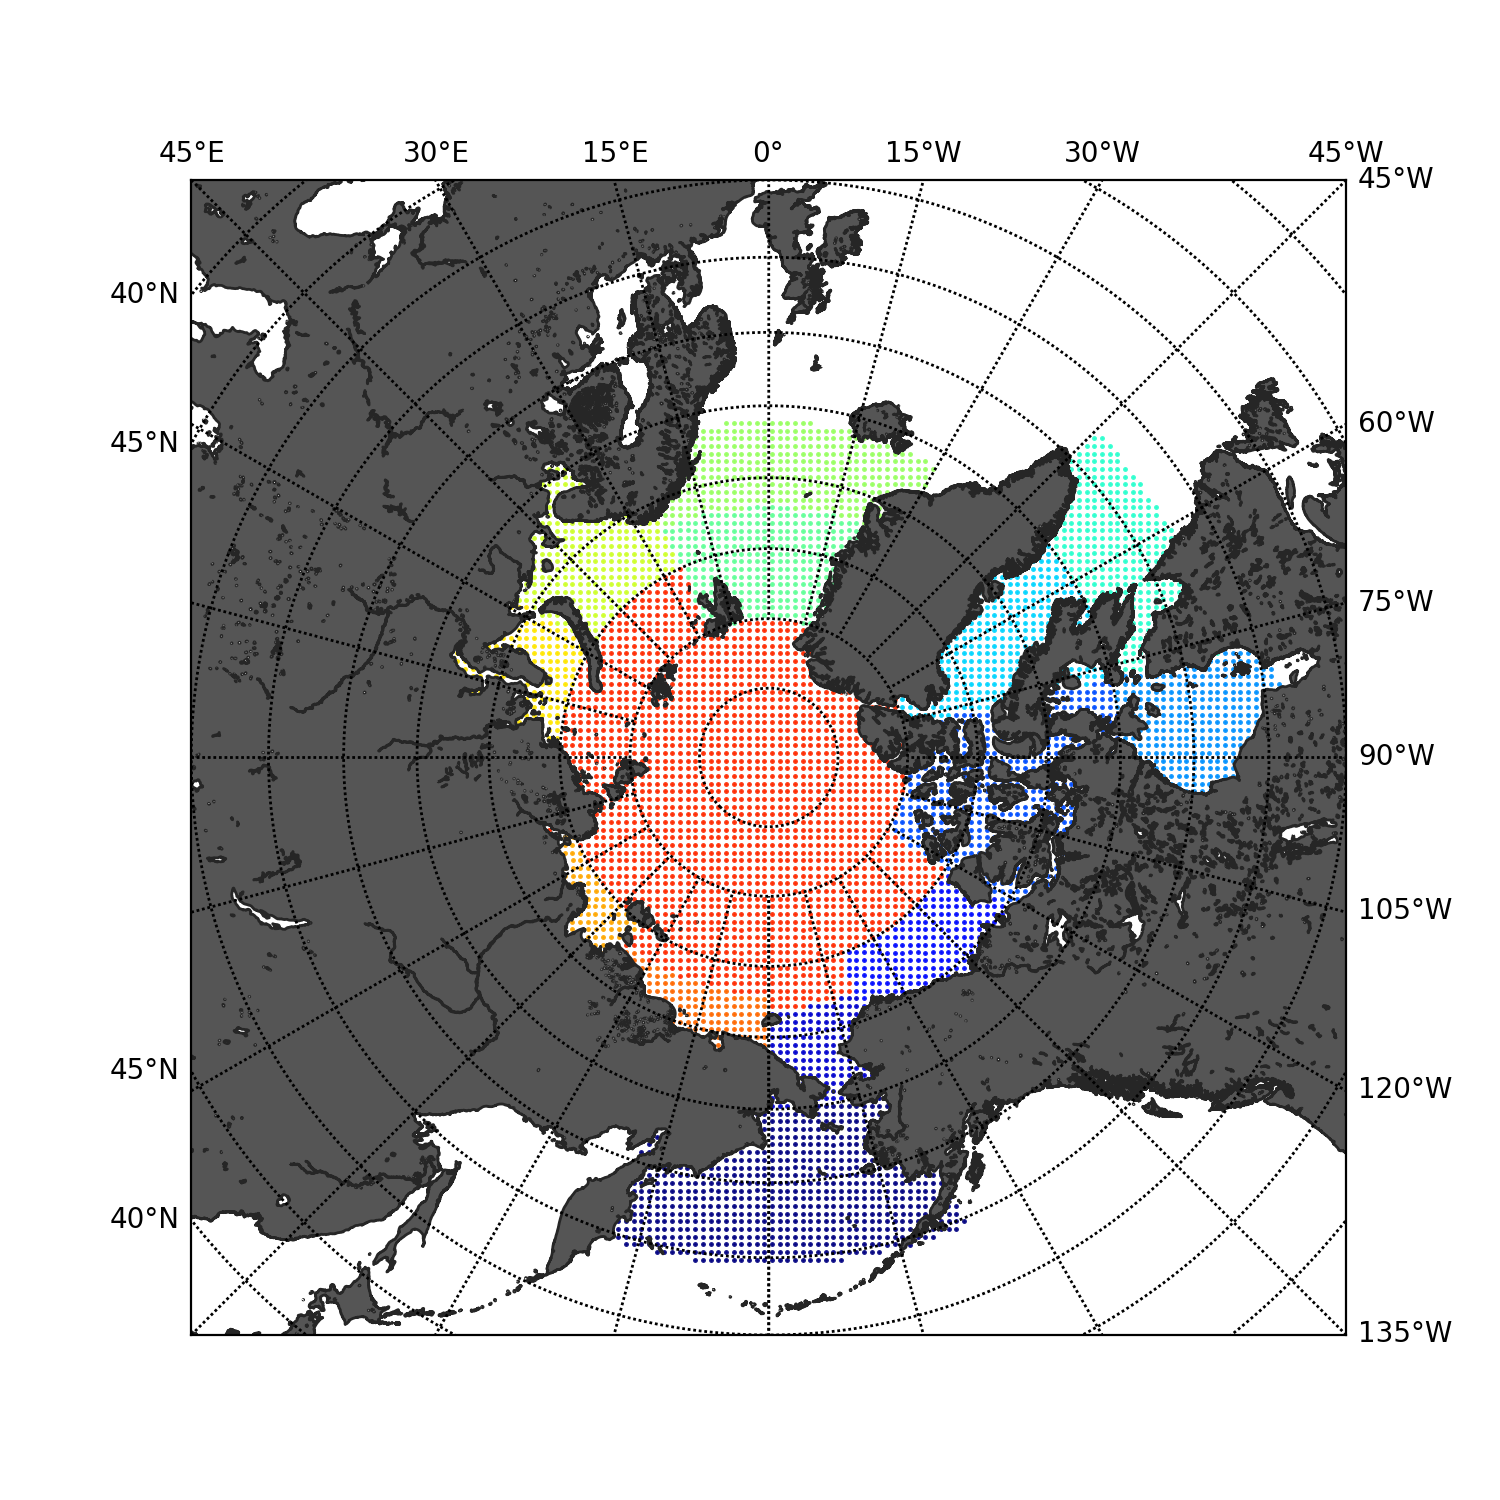

Write Python code to recreate this figure.

from mpl_toolkits.basemap import Basemap
import numpy as np
import matplotlib.pyplot as plt
import pandas as pd

ocean_array = np.array(pd.read_csv("../../data/ocean_grid_145.csv", header=None), dtype="int64").ravel()
ocean_array_index = np.where(ocean_array==1)[0]

df1 = pd.read_csv('../../data/latlon.csv', header=None)
df1.columns = ["idx1", "idx2", "Lat", "Lon"]

df_latlon = df1.loc[:,["Lat", "Lon"]]

label_array = np.array([15]*(145*145))
name_list = ["other_land"]*(145*145)


bearing_sea = df_latlon[(df_latlon.Lat>=54.5) & ((df_latlon.Lat<65)) & (((df_latlon.Lon>=-180) & (df_latlon.Lon<=-157)) 
	| ((df_latlon.Lon>=162) & (df_latlon.Lon<=180)))]
bearing_sea_index = np.array(list(set(bearing_sea.index.tolist())&set(ocean_array_index.tolist())))
label_array[bearing_sea_index.tolist()] = 0
for idx in bearing_sea_index.tolist():
	name_list[idx] = "bearing_sea"
bearing_sea = df_latlon.iloc[bearing_sea_index]

chukchi_sea = df_latlon[(df_latlon.Lat>=65) & (df_latlon.Lat<=72) & (df_latlon.Lon>=-180) & (df_latlon.Lon<=-160)]
chukchi_sea_index = np.array(list(set(chukchi_sea.index.tolist())&set(ocean_array_index.tolist())))
label_array[chukchi_sea_index.tolist()] = 1
for idx in chukchi_sea_index.tolist():
	name_list[idx] = "chukchi_sea"
chukchi_sea = df_latlon.iloc[chukchi_sea_index]

beaufort_sea = df_latlon[(df_latlon.Lat>=68) & (df_latlon.Lat<=75) & (df_latlon.Lon>=-160) & (df_latlon.Lon<=-122)]
beaufort_sea_index = np.array(list(set(beaufort_sea.index.tolist())&set(ocean_array_index.tolist())))
label_array[beaufort_sea_index.tolist()] = 2
for idx in beaufort_sea_index.tolist():
	name_list[idx] = "beaufort_sea"
beaufort_sea = df_latlon.iloc[beaufort_sea_index]

canada_islands = df_latlon[(df_latlon.Lat>=65) & (df_latlon.Lat<=80) & (df_latlon.Lon>=-122) & (df_latlon.Lon<=-77)]
canada_islands_index = np.array(list(set(canada_islands.index.tolist())&set(ocean_array_index.tolist())))
label_array[canada_islands_index.tolist()] = 3
for idx in canada_islands_index.tolist():
	name_list[idx] = "canada_islands"
canada_islands = df_latlon.iloc[canada_islands_index]

hudson_bay = df_latlon[(df_latlon.Lat>=54) & (df_latlon.Lat<=65) & (df_latlon.Lon>=-100) & (df_latlon.Lon<=-75)]
hudson_bay_index = np.array(list(set(hudson_bay.index.tolist())&set(ocean_array_index.tolist())))
label_array[hudson_bay_index.tolist()] = 4
for idx in hudson_bay_index.tolist():
	name_list[idx] = "hudson_bay"
hudson_bay = df_latlon.iloc[hudson_bay_index]

buffin_bay = df_latlon[(df_latlon.Lat>=65) & (df_latlon.Lat<=80) & (df_latlon.Lon>=-77) & (df_latlon.Lon<=-45)]
buffin_bay_index = np.array(list(set(buffin_bay.index.tolist())&set(ocean_array_index.tolist())))
label_array[buffin_bay_index.tolist()] = 5
for idx in buffin_bay_index.tolist():
	name_list[idx] = "buffin_bay"
buffin_bay = df_latlon.iloc[buffin_bay_index]

labrador_sea = df_latlon[(df_latlon.Lat>=57.5) & (df_latlon.Lat<=65) & (df_latlon.Lon>=-77) & (df_latlon.Lon<=-45)]
labrador_sea_index = np.array(list(set(labrador_sea.index.tolist())&set(ocean_array_index.tolist())))
label_array[labrador_sea_index.tolist()] = 6
for idx in labrador_sea_index.tolist():
	name_list[idx] = "labrador_sea"
labrador_sea = df_latlon.iloc[labrador_sea_index]

greenland_sea = df_latlon[(df_latlon.Lat>=72) & (df_latlon.Lat<=80) & (((df_latlon.Lon>=-30) & (df_latlon.Lon<=0)) 
	| ((df_latlon.Lon>=0) & (df_latlon.Lon<=25)))]
greenland_sea_index = np.array(list(set(greenland_sea.index.tolist())&set(ocean_array_index.tolist())))
label_array[greenland_sea_index.tolist()] = 7
for idx in greenland_sea_index.tolist():
	name_list[idx] = "greenland_sea"
greenland_sea = df_latlon.iloc[greenland_sea_index]

norwegian_sea = df_latlon[(df_latlon.Lat>=66) & (df_latlon.Lat<=72) & (((df_latlon.Lon>=-30) & (df_latlon.Lon<=0))
	| ((df_latlon.Lon>=0) & (df_latlon.Lon<=25)))]
norwegian_sea_index = np.array(list(set(norwegian_sea.index.tolist())&set(ocean_array_index.tolist())))
label_array[norwegian_sea_index.tolist()] = 8
for idx in norwegian_sea_index.tolist():
	name_list[idx] = "norwegian_sea"
norwegian_sea = df_latlon.iloc[norwegian_sea_index]

barents_sea = df_latlon[(df_latlon.Lat>=63) & (df_latlon.Lat<=75) & (df_latlon.Lon>=25) & (df_latlon.Lon<=58)]
barents_sea_index = np.array(list(set(barents_sea.index.tolist())&set(ocean_array_index.tolist())))
label_array[barents_sea_index.tolist()] = 9
for idx in barents_sea_index.tolist():
	name_list[idx] = "barents_sea"
barents_sea = df_latlon.iloc[barents_sea_index]

kara_sea = df_latlon[(df_latlon.Lat>=63) & (df_latlon.Lat<=75) & (df_latlon.Lon>=58) & (df_latlon.Lon<=90)]
kara_sea_index = np.array(list(set(kara_sea.index.tolist())&set(ocean_array_index.tolist())))
label_array[kara_sea_index.tolist()] = 10
for idx in kara_sea_index.tolist():
	name_list[idx] = "kara_sea"
kara_sea = df_latlon.iloc[kara_sea_index]

laptev_sea = df_latlon[(df_latlon.Lat>=63) & (df_latlon.Lat<=75) & (df_latlon.Lon>=110) & (df_latlon.Lon<=142)]
laptev_sea_index = np.array(list(set(laptev_sea.index.tolist())&set(ocean_array_index.tolist())))
label_array[laptev_sea_index.tolist()] = 11
for idx in laptev_sea_index.tolist():
	name_list[idx] = "laptev_sea"
laptev_sea = df_latlon.iloc[laptev_sea_index]

east_siberian_sea = df_latlon[(df_latlon.Lat>=67) & (df_latlon.Lat<=73) & (df_latlon.Lon>=142) & (df_latlon.Lon<=180)]
east_siberian_sea_index = np.array(list(set(east_siberian_sea.index.tolist())&set(ocean_array_index.tolist())))
label_array[east_siberian_sea_index.tolist()] = 12
for idx in east_siberian_sea_index.tolist():
	name_list[idx] = "east_siberian_sea"
east_siberian_sea = df_latlon.iloc[east_siberian_sea_index]

north_polar = df_latlon[df_latlon.Lat>=70].index
north_polar_index = np.where(label_array==15)[0]
north_polar_index = np.array(list(set(north_polar_index.tolist())&set(ocean_array_index.tolist())&set(north_polar.tolist())))
label_array[north_polar_index.tolist()] = 13
for idx in north_polar_index.tolist():
	name_list[idx] = "north_polar"
north_polar = df_latlon.iloc[north_polar_index]

other_sea_index = np.where(label_array==15)[0]
other_sea_index = np.array(list(set(other_sea_index.tolist())&set(ocean_array_index.tolist())))
label_array[other_sea_index.tolist()] = 14
for idx in other_sea_index.tolist():
	name_list[idx] = "other_sea"
other_sea = df_latlon.iloc[other_sea_index]

other_land_index = np.where(label_array==15)[0]
other_land = df_latlon.iloc[other_land_index]


df_label = pd.DataFrame({
	'Label': label_array, 
	'Name': name_list
	})


data = pd.concat([df1.loc[:,["idx1", "idx2"]], df_latlon, df_label], axis=1)
#print (data.head())
#csvに書き出し
data.to_csv("latlon_ex.csv", index=False)
#print (data[data.Name=="north_polar"])
###################################################################
m = Basemap(lon_0=180,boundinglat=50,
            resolution='h',projection='npstere')
fig=plt.figure(figsize=(7.5, 7.5))

colors = plt.cm.jet(np.linspace(0, 1, 16))

#グリッドの描画
"""
x1, y1 = m(np.array(bearing_sea.Lon), np.array(bearing_sea.Lat), inverse=False)
m.scatter(x1, y1, marker='o', color = colors[0], label=0, s=0.6, alpha=0.9)
x1, y1 = m(np.array(chukchi_sea.Lon), np.array(chukchi_sea.Lat), inverse=False)
m.scatter(x1, y1, marker='o', color = colors[1], label=1, s=0.6, alpha=0.9)
x1, y1 = m(np.array(beaufort_sea.Lon), np.array(beaufort_sea.Lat), inverse=False)
m.scatter(x1, y1, marker='o', color = colors[2], label=2, s=0.6, alpha=0.9)
x1, y1 = m(np.array(canada_islands.Lon), np.array(canada_islands.Lat), inverse=False)
m.scatter(x1, y1, marker='o', color = colors[3], label=3, s=0.6, alpha=0.9)
x1, y1 = m(np.array(hudson_bay.Lon), np.array(hudson_bay.Lat), inverse=False)
m.scatter(x1, y1, marker='o', color = colors[4], label=4, s=0.6, alpha=0.9)
x1, y1 = m(np.array(buffin_bay.Lon), np.array(buffin_bay.Lat), inverse=False)
m.scatter(x1, y1, marker='o', color = colors[5], label=5, s=0.6, alpha=0.9)
x1, y1 = m(np.array(labrador_sea.Lon), np.array(labrador_sea.Lat), inverse=False)
m.scatter(x1, y1, marker='o', color = colors[6], label=6, s=0.6, alpha=0.9)
x1, y1 = m(np.array(greenland_sea.Lon), np.array(greenland_sea.Lat), inverse=False)
m.scatter(x1, y1, marker='o', color = colors[7], label=7, s=0.6, alpha=0.9)
x1, y1 = m(np.array(norwegian_sea.Lon), np.array(norwegian_sea.Lat), inverse=False)
m.scatter(x1, y1, marker='o', color = colors[8], label=8, s=0.6, alpha=0.9)
x1, y1 = m(np.array(barents_sea.Lon), np.array(barents_sea.Lat), inverse=False)
m.scatter(x1, y1, marker='o', color = colors[9], label=9, s=0.6, alpha=0.9)
x1, y1 = m(np.array(kara_sea.Lon), np.array(kara_sea.Lat), inverse=False)
m.scatter(x1, y1, marker='o', color = colors[10], label=10, s=0.6, alpha=0.9)
x1, y1 = m(np.array(laptev_sea.Lon), np.array(laptev_sea.Lat), inverse=False)
m.scatter(x1, y1, marker='o', color = colors[11], label=11, s=0.6, alpha=0.9)
x1, y1 = m(np.array(east_siberian_sea.Lon), np.array(east_siberian_sea.Lat), inverse=False)
m.scatter(x1, y1, marker='o', color = colors[12], label=12, s=0.6, alpha=0.9)
x1, y1 = m(np.array(north_polar.Lon), np.array(north_polar.Lat), inverse=False)
m.scatter(x1, y1, marker='o', color = colors[13], label=13, s=0.6, alpha=0.9)
"""
"""
x1, y1 = m(np.array(other_sea.Lon), np.array(other_sea.Lat), inverse=False)
m.scatter(x1, y1, marker='o', color = colors[14], label=14, s=0.6, alpha=0.9)
x1, y1 = m(np.array(other_land.Lon), np.array(other_land.Lat), inverse=False)
m.scatter(x1, y1, marker='o', color = "k", label=15, s=0.6, alpha=0.9)
"""


x1, y1 = m(np.array(data.Lon[data.Name=="bearing_sea"]), np.array(data.Lat[data.Name=="bearing_sea"]), inverse=False)
m.scatter(x1, y1, marker='o', color = colors[0], label=0, s=0.6, alpha=0.9)
x1, y1 = m(np.array(data.Lon[data.Name=="chukchi_sea"]), np.array(data.Lat[data.Name=="chukchi_sea"]), inverse=False)
m.scatter(x1, y1, marker='o', color = colors[1], label=0, s=0.6, alpha=0.9)
x1, y1 = m(np.array(data.Lon[data.Name=="beaufort_sea"]), np.array(data.Lat[data.Name=="beaufort_sea"]), inverse=False)
m.scatter(x1, y1, marker='o', color = colors[2], label=0, s=0.6, alpha=0.9)
x1, y1 = m(np.array(data.Lon[data.Name=="canada_islands"]), np.array(data.Lat[data.Name=="canada_islands"]), inverse=False)
m.scatter(x1, y1, marker='o', color = colors[3], label=0, s=0.6, alpha=0.9)
x1, y1 = m(np.array(data.Lon[data.Name=="hudson_bay"]), np.array(data.Lat[data.Name=="hudson_bay"]), inverse=False)
m.scatter(x1, y1, marker='o', color = colors[4], label=0, s=0.6, alpha=0.9)
x1, y1 = m(np.array(data.Lon[data.Name=="buffin_bay"]), np.array(data.Lat[data.Name=="buffin_bay"]), inverse=False)
m.scatter(x1, y1, marker='o', color = colors[5], label=0, s=0.6, alpha=0.9)
x1, y1 = m(np.array(data.Lon[data.Name=="labrador_sea"]), np.array(data.Lat[data.Name=="labrador_sea"]), inverse=False)
m.scatter(x1, y1, marker='o', color = colors[6], label=0, s=0.6, alpha=0.9)
x1, y1 = m(np.array(data.Lon[data.Name=="greenland_sea"]), np.array(data.Lat[data.Name=="greenland_sea"]), inverse=False)
m.scatter(x1, y1, marker='o', color = colors[7], label=0, s=0.6, alpha=0.9)
x1, y1 = m(np.array(data.Lon[data.Name=="norwegian_sea"]), np.array(data.Lat[data.Name=="norwegian_sea"]), inverse=False)
m.scatter(x1, y1, marker='o', color = colors[8], label=0, s=0.6, alpha=0.9)
x1, y1 = m(np.array(data.Lon[data.Name=="barents_sea"]), np.array(data.Lat[data.Name=="barents_sea"]), inverse=False)
m.scatter(x1, y1, marker='o', color = colors[9], label=0, s=0.6, alpha=0.9)
x1, y1 = m(np.array(data.Lon[data.Name=="kara_sea"]), np.array(data.Lat[data.Name=="kara_sea"]), inverse=False)
m.scatter(x1, y1, marker='o', color = colors[10], label=0, s=0.6, alpha=0.9)
x1, y1 = m(np.array(data.Lon[data.Name=="laptev_sea"]), np.array(data.Lat[data.Name=="laptev_sea"]), inverse=False)
m.scatter(x1, y1, marker='o', color = colors[11], label=0, s=0.6, alpha=0.9)
x1, y1 = m(np.array(data.Lon[data.Name=="east_siberian_sea"]), np.array(data.Lat[data.Name=="east_siberian_sea"]), inverse=False)
m.scatter(x1, y1, marker='o', color = colors[12], label=0, s=0.6, alpha=0.9)
x1, y1 = m(np.array(data.Lon[data.Name=="north_polar"]), np.array(data.Lat[data.Name=="north_polar"]), inverse=False)
m.scatter(x1, y1, marker='o', color = colors[13], label=0, s=0.6, alpha=0.9)

"""
x1, y1 = m(np.array(data.Lon[data.Name=="other_sea"]), np.array(data.Lat[data.Name=="other_sea"]), inverse=False)
m.scatter(x1, y1, marker='o', color = colors[14], label=0, s=0.6, alpha=0.9)
x1, y1 = m(np.array(data.Lon[data.Name=="other_land"]), np.array(data.Lat[data.Name=="other_land"]), inverse=False)
m.scatter(x1, y1, marker='o', color = colors[15], label=0, s=0.6, alpha=0.9)
"""

m.drawcoastlines(color = '0.15')
m.fillcontinents(color='#555555')
m.drawparallels(np.arange(-80.,101.,5.), labels=[1,0,0,0])
m.drawmeridians(np.arange(-180.,181.,15.), labels=[0,1,1,0])

plt.show()
